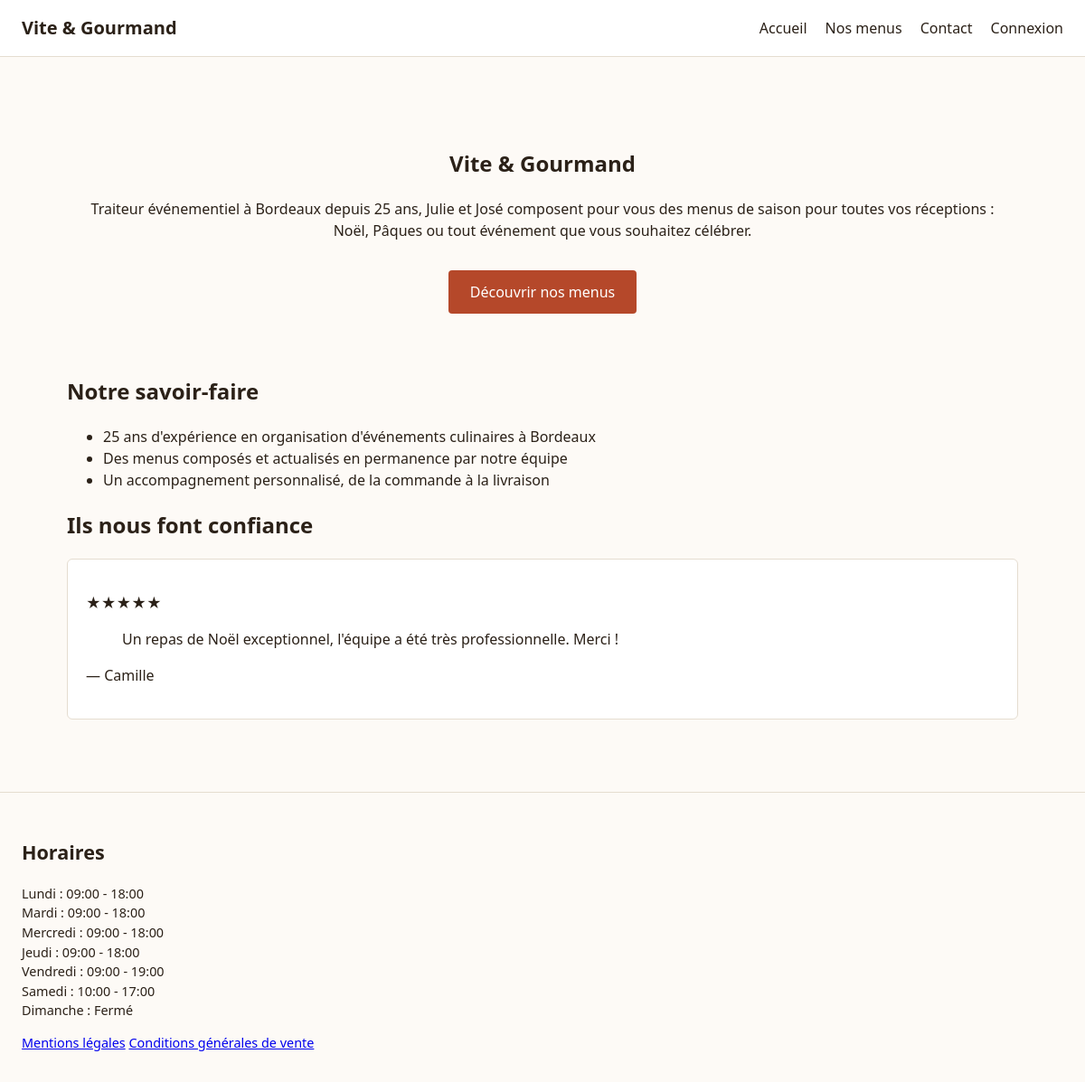
The page / on the database its author committed.
### tables this page shows
CREATE TABLE avis (
    avis_id        INT UNSIGNED AUTO_INCREMENT PRIMARY KEY,
    commande_id     INT UNSIGNED NOT NULL UNIQUE,    
    utilisateur_id  INT UNSIGNED NOT NULL,
    note            TINYINT UNSIGNED NOT NULL,
    commentaire     TEXT NULL,
    statut          ENUM('en_attente','valide','refuse') NOT NULL DEFAULT 'en_attente',
    date_creation   DATETIME NOT NULL DEFAULT CURRENT_TIMESTAMP,
    date_moderation DATETIME NULL,
    CONSTRAINT fk_avis_commande    FOREIGN KEY (commande_id)    REFERENCES commande (commande_id),
    CONSTRAINT fk_avis_utilisateur FOREIGN KEY (utilisateur_id) REFERENCES utilisateur (utilisateur_id),
    CONSTRAINT chk_avis_note CHECK (note BETWEEN 1 AND 5)
);

CREATE TABLE utilisateur (
    utilisateur_id      INT UNSIGNED AUTO_INCREMENT PRIMARY KEY,
    email                VARCHAR(180) NOT NULL UNIQUE,    
    mot_de_passe         VARCHAR(255) NOT NULL,           
    nom                  VARCHAR(80)  NOT NULL,
    prenom               VARCHAR(80)  NOT NULL,
    telephone            VARCHAR(20)  NULL,
    adresse_postale      VARCHAR(180) NULL,
    ville                VARCHAR(100) NULL,
    code_postal          VARCHAR(10)  NULL,
    pays                 VARCHAR(80)  NULL DEFAULT 'France',
    role_id              TINYINT UNSIGNED NOT NULL,
    actif                TINYINT(1) NOT NULL DEFAULT 1,   
    token_reset          VARCHAR(64) NULL,                 
    token_reset_expire   DATETIME NULL,
    date_creation        DATETIME NOT NULL DEFAULT CURRENT_TIMESTAMP,
    date_modification    DATETIME NOT NULL DEFAULT CURRENT_TIMESTAMP ON UPDATE CURRENT_TIMESTAMP,
    CONSTRAINT fk_utilisateur_role FOREIGN KEY (role_id) REFERENCES role (role_id)
);

CREATE TABLE horaire (
    horaire_id       TINYINT UNSIGNED AUTO_INCREMENT PRIMARY KEY,
    jour             ENUM('lundi','mardi','mercredi','jeudi','vendredi','samedi','dimanche') NOT NULL UNIQUE,
    heure_ouverture  TIME NULL,
    heure_fermeture  TIME NULL,
    ferme            TINYINT(1) NOT NULL DEFAULT 0
);

### src/Config/Database.php (called while the page is built, shortened)
<?php
function getPDO(): PDO
{
    static $pdo = null;
    if ($pdo instanceof PDO) {
        return $pdo;
    }
    $host    = env('DB_HOST', '127.0.0.1');
    $port    = env('DB_PORT', '3306');
    $name    = env('DB_NAME', 'vite_et_gourmand');
    $user    = env('DB_USER', 'root');
    $pass    = env('DB_PASS', '');
    $charset = env('DB_CHARSET', 'utf8mb4');
    $dsn = "mysql:host={$host};port={$port};dbname={$name};charset={$charset}";
    $pdo = new PDO($dsn, $user, $pass, [
        PDO::ATTR_ERRMODE            => PDO::ERRMODE_EXCEPTION,
        PDO::ATTR_DEFAULT_FETCH_MODE => PDO::FETCH_ASSOC,
        PDO::ATTR_EMULATE_PREPARES   => false,
    ]);
    return $pdo;
}

### public/index.php (the view, shortened to what this page needs)
<?php
$avisValides = getPDO()->query(
    "SELECT a.note, a.commentaire, u.prenom, c.numero_commande
     FROM avis a
     JOIN utilisateur u ON u.utilisateur_id = a.utilisateur_id
     JOIN commande c ON c.commande_id = a.commande_id
     WHERE a.statut = 'valide'
     ORDER BY a.date_moderation DESC
     LIMIT 6"
)->fetchAll();
require __DIR__ . '/../src/Views/partials/header.php';
?>
    <section class="hero">
        <h1>Vite &amp; Gourmand</h1>
        <p>
            Traiteur événementiel à Bordeaux depuis 25 ans, Julie et José composent pour vous
            des menus de saison pour toutes vos réceptions : Noël, Pâques ou tout événement
            que vous souhaitez célébrer.
        </p>
        <a class="btn-primary" href="/menus.php">Découvrir nos menus</a>
    </section>
    <section class="atouts" aria-label="Notre savoir-faire">
        <h2>Notre savoir-faire</h2>
        <ul>
            <li>25 ans d'expérience en organisation d'événements culinaires à Bordeaux</li>
            <li>Des menus composés et actualisés en permanence par notre équipe</li>
            <li>Un accompagnement personnalisé, de la commande à la livraison</li>
        </ul>
    </section>
    <section class="avis" aria-label="Avis de nos clients">
        <h2>Ils nous font confiance</h2>
        <?php if (empty($avisValides)): ?>
            <p>Les avis de nos clients seront bientôt disponibles.</p>
        <?php else: ?>
            <ul class="avis-liste">
                <?php foreach ($avisValides as $avis): ?>
                    <li class="avis-item">
                        <p class="avis-note" aria-label="Note : <?= (int) $avis['note'] ?> sur 5">
                            <?= str_repeat('★', (int) $avis['note']) . str_repeat('☆', 5 - (int) $avis['note']) ?>
                        </p>
                        <blockquote>
                            <?= nl2br(htmlspecialchars($avis['commentaire'])) ?>
                        </blockquote>
                        <p class="avis-auteur">— <?= htmlspecialchars($avis['prenom']) ?></p>
                    </li>
                <?php endforeach; ?>
            </ul>
        <?php endif; ?>
    </section>
<?php
require __DIR__ . '/../src/Views/partials/footer.php';

### src/Views/partials/footer.php
<?php
$horaires = getPDO()->query(
    "SELECT jour, heure_ouverture, heure_fermeture, ferme FROM horaire
     ORDER BY FIELD(jour, 'lundi','mardi','mercredi','jeudi','vendredi','samedi','dimanche')"
)->fetchAll();
?>
</main>
<footer>
    <section aria-label="Horaires d'ouverture">
        <h2>Horaires</h2>
        <ul>
            <?php foreach ($horaires as $h): ?>
                <li>
                    <?= htmlspecialchars(ucfirst($h['jour'])) ?> :
                    <?= $h['ferme']
                        ? 'Fermé'
                        : htmlspecialchars(substr($h['heure_ouverture'], 0, 5) . ' - ' . substr($h['heure_fermeture'], 0, 5)) ?>
                </li>
            <?php endforeach; ?>
        </ul>
    </section>
    <nav aria-label="Informations légales">
        <a href="/mentions-legales.php">Mentions légales</a>
        <a href="/cgv.php">Conditions générales de vente</a>
    </nav>
</footer>
</body>
</html>

### public/assets/css/style.css (style rules this page uses)
* { box-sizing: border-box; }
html { overflow-x: hidden; }
body { margin: 0; overflow-x: hidden; font-family: system-ui, -apple-system, "Segoe UI", Roboto, sans-serif; color: #2b2118; background: #fdfaf6; line-height: 1.5; }
.hero { text-align: center; padding: 3rem 1rem; }
.btn-primary { display: inline-block; margin-top: 1rem; padding: 0.75rem 1.5rem; background: #b5482a; color: #fff; text-decoration: none; border-radius: 4px; }
.avis-liste { display: grid; grid-template-columns: repeat(auto-fit, minmax(260px, 1fr)); gap: 1.5rem; list-style: none; padding: 0; }
.avis-item { background: #fff; border: 1px solid #e5ddd0; border-radius: 6px; padding: 1.25rem; }
footer { border-top: 1px solid #e5ddd0; padding: 2rem 1.5rem; margin-top: 2rem; font-size: 0.9rem; }
footer ul { list-style: none; padding: 0; }

### rows shown on the page
avis: note "★★★★★", commentaire "Un repas de Noël exceptionnel, l'équipe a été très professionnelle. Merci !", utilisateur.prenom "Camille"
horaire: jour "Lundi", heure_ouverture+heure_fermeture "09:00 - 18:00"
horaire: jour "Mardi", heure_ouverture+heure_fermeture "09:00 - 18:00"
horaire: jour "Mercredi", heure_ouverture+heure_fermeture "09:00 - 18:00"
horaire: jour "Jeudi", heure_ouverture+heure_fermeture "09:00 - 18:00"
horaire: jour "Vendredi", heure_ouverture+heure_fermeture "09:00 - 19:00"
horaire: jour "Samedi", heure_ouverture+heure_fermeture "10:00 - 17:00"
horaire: jour "Dimanche", ferme "Fermé"
